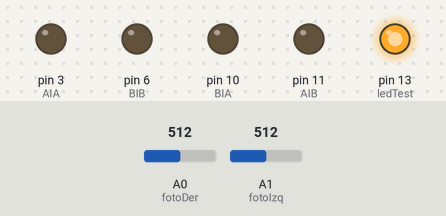
Bench run of a sketch on a simulated Arduino Uno, built with avr-gcc and run on an emulated ATmega328P. Parts: output pins drawn as LEDs (lit = HIGH). The test bench sets the inputs (shaded band); at power-on: A0 (fotoDer) = 512, A1 (fotoIzq) = 512. What the sketch prints to the serial monitor is not drawn.

Above: at 0.1 s.
At 2.6 s:
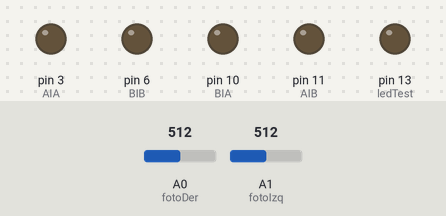
Timing chart, 0 to 4.1 s (numbered marks = the images above):
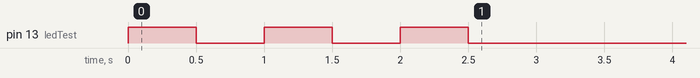

The sketch:

Seguidor_de_luz_prueba_de_LDR.ino
```cpp
//definir las constantes de salida

int const ledTest = 13;

//definir los motores
const int AIA = 3;
const int AIB = 11;
const int BIA = 10;
const int BIB = 6;

//definir las constantes de entrada
const int fotoIzq = A1;
const int fotoDer = A0;

//datos
int valIzq = 0;
int valDer = 0;

void setup()
{
  Serial.begin(9600);

  //iniciamos las entradas y salidas
 pinMode(ledTest, OUTPUT);

 pinMode(AIA, OUTPUT);
 pinMode(AIB, OUTPUT);
 pinMode(BIA, OUTPUT);
 pinMode(BIB, OUTPUT);

 pinMode(fotoIzq, INPUT);
 pinMode(fotoDer, INPUT);

  //apago las salidas

 digitalWrite(ledTest, LOW);

 analogWrite(AIA, 0); //Siempre usar analogWrite para apagar los motores en el void setup()
 analogWrite(AIB, 0);
 analogWrite(BIA, 0);
 analogWrite(BIB, 0);

 //saludo inicial
 for(int l=0; l<=2; l++)
 {
  digitalWrite(ledTest, HIGH);
  delay(500);
  digitalWrite(ledTest, LOW);
  delay(500);
 }
}

void loop()
{

  valIzq = analogRead(fotoIzq);
  valDer = analogRead(fotoDer);

  Serial.print(valIzq);
  Serial.print(",");
  Serial.println(valDer);

  delay(500);
}
```
